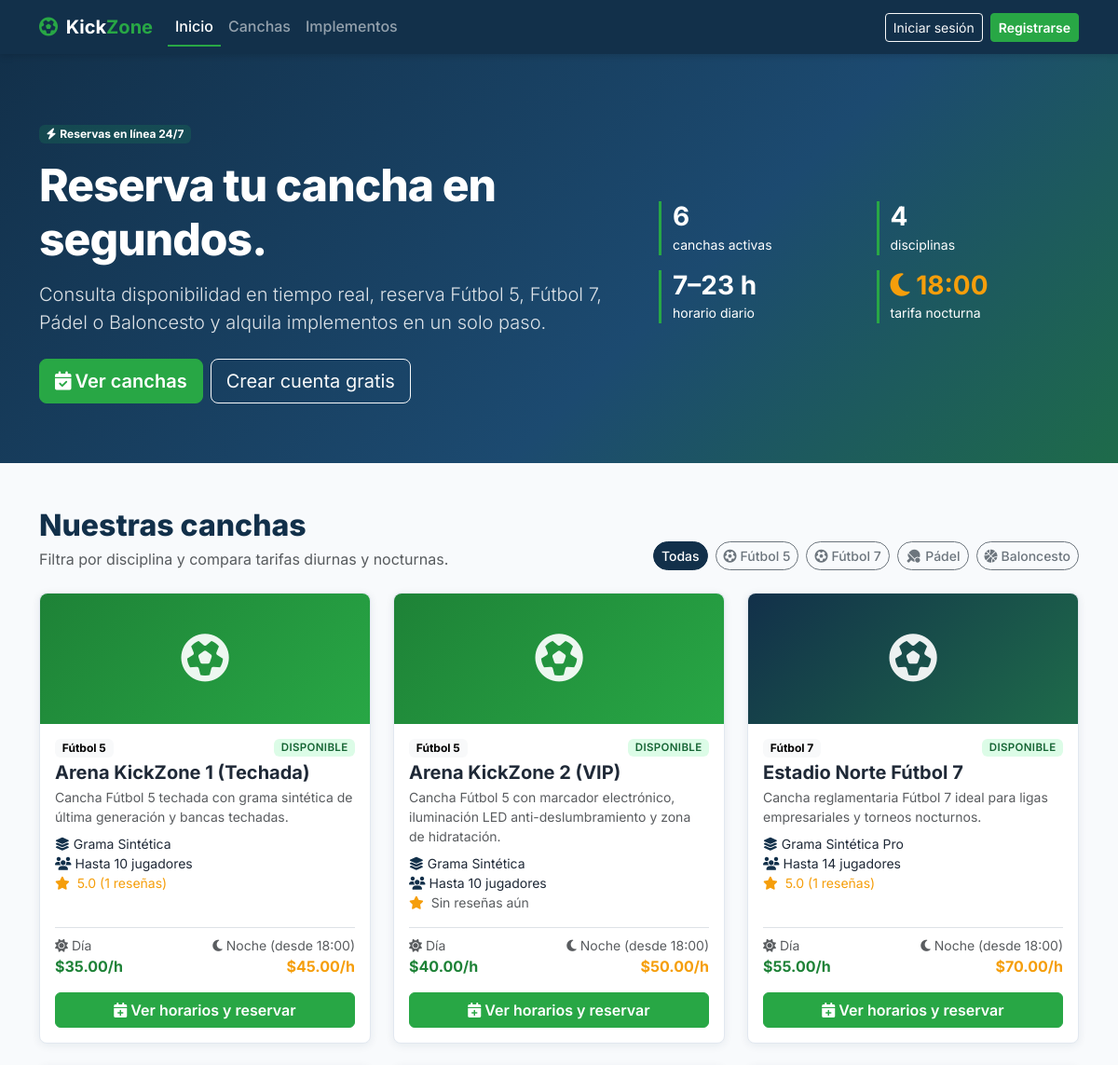
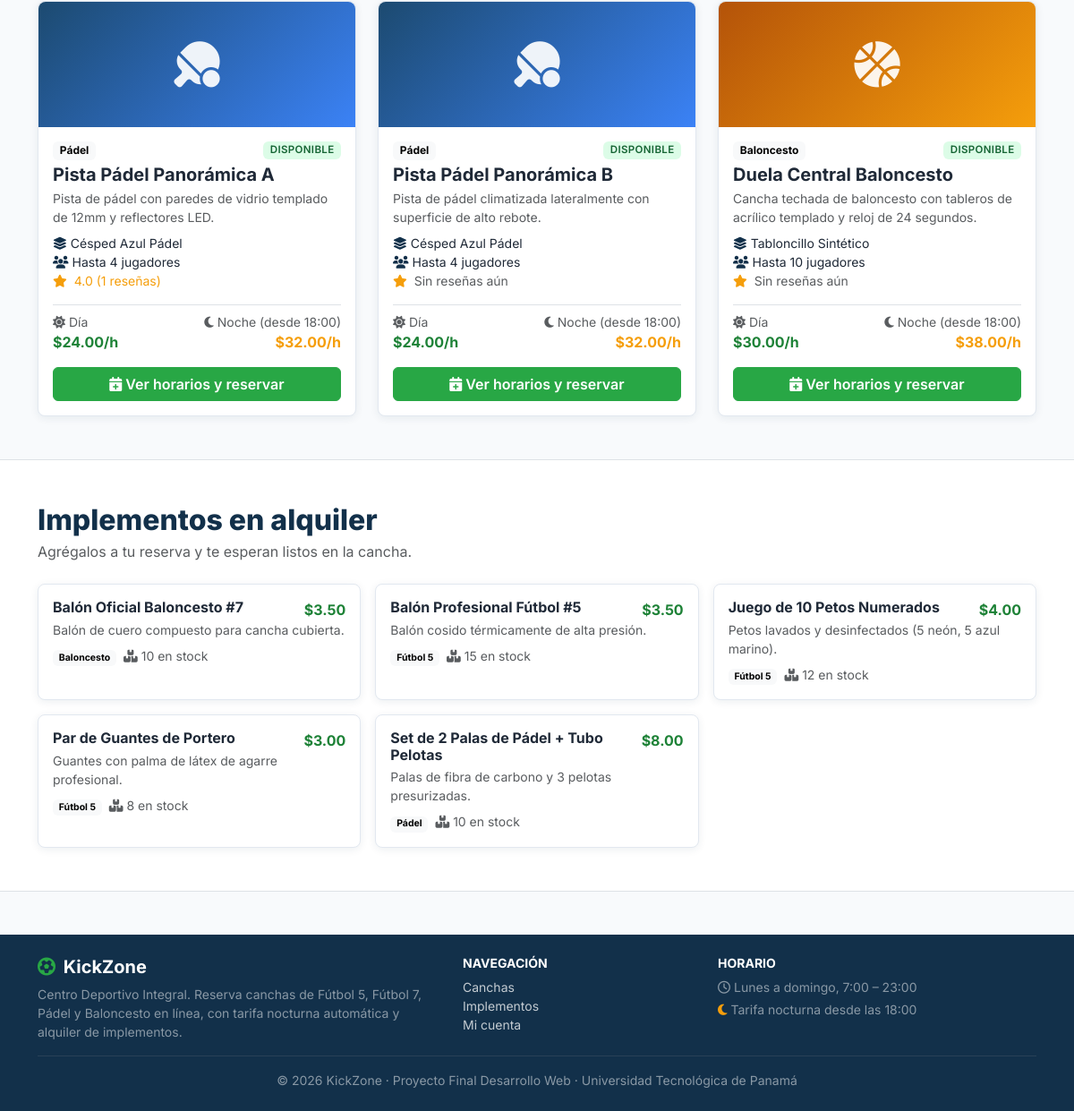
The page / on the database its author committed (2 pictures, top to bottom).
### tables this page shows
CREATE TABLE deportes (
    id_deporte INT AUTO_INCREMENT PRIMARY KEY,
    nombre VARCHAR(60) NOT NULL UNIQUE,
    descripcion VARCHAR(200) NOT NULL,
    icono VARCHAR(50) DEFAULT 'fa-futbol'
);

CREATE TABLE canchas (
    id_cancha INT AUTO_INCREMENT PRIMARY KEY,
    id_deporte INT NOT NULL,
    nombre VARCHAR(100) NOT NULL,
    descripcion TEXT NOT NULL,
    superficie VARCHAR(60) NOT NULL,
    capacidad_jugadores INT NOT NULL,
    tarifa_diurna DECIMAL(8,2) NOT NULL,
    tarifa_nocturna DECIMAL(8,2) NOT NULL,
    hora_inicio_nocturna TIME NOT NULL DEFAULT '18:00:00',
    imagen_url VARCHAR(255) DEFAULT 'assets/img/cancha_default.jpg',
    estado ENUM('DISPONIBLE', 'MANTENIMIENTO', 'INACTIVA') NOT NULL DEFAULT 'DISPONIBLE',
    fecha_creacion TIMESTAMP DEFAULT CURRENT_TIMESTAMP,
    CONSTRAINT fk_cancha_deporte FOREIGN KEY (id_deporte) REFERENCES deportes(id_deporte) ON UPDATE CASCADE,
    INDEX idx_cancha_deporte (id_deporte),
    INDEX idx_cancha_estado (estado),
    INDEX idx_cancha_nombre (nombre)
);

CREATE TABLE implementos (
    id_implemento INT AUTO_INCREMENT PRIMARY KEY,
    id_deporte INT NULL,
    nombre VARCHAR(100) NOT NULL,
    descripcion VARCHAR(200) NOT NULL,
    precio_alquiler DECIMAL(8,2) NOT NULL,
    stock_total INT NOT NULL DEFAULT 10,
    estado ENUM('ACTIVO', 'INACTIVO') NOT NULL DEFAULT 'ACTIVO',
    CONSTRAINT chk_implemento_stock CHECK (stock_total >= 0),
    CONSTRAINT fk_implemento_deporte FOREIGN KEY (id_deporte) REFERENCES deportes(id_deporte) ON DELETE SET NULL,
    INDEX idx_implemento_estado (estado),
    INDEX idx_implemento_nombre (nombre)
);

### includes/seguridad.php (called while the page is built, shortened)
<?php
function e(mixed $valor): string
{
    return htmlspecialchars((string) $valor, ENT_QUOTES | ENT_SUBSTITUTE, 'UTF-8');
}
function url(string $ruta = ''): string
{
    return BASE_URL . ltrim($ruta, '/');
}
function esta_autenticado(): bool
{
    return isset($_SESSION['usuario']['id']);
}

### index.php (the view, shortened to what this page needs)
<?php
$pdo = db();
$deportes = $pdo->query('SELECT id_deporte, nombre, icono FROM deportes ORDER BY id_deporte')->fetchAll();
$idsDeportes = array_map('intval', array_column($deportes, 'id_deporte'));
$filtro = filter_var($_GET['deporte'] ?? null, FILTER_VALIDATE_INT);
$filtro = ($filtro !== false && in_array($filtro, $idsDeportes, true)) ? $filtro : null;
$sql = "SELECT c.id_cancha, c.id_deporte, c.nombre, c.descripcion, c.superficie, c.capacidad_jugadores,
               c.tarifa_diurna, c.tarifa_nocturna, c.hora_inicio_nocturna, c.estado,
               d.nombre AS deporte, d.icono,
               ROUND(AVG(re.calificacion), 1) AS promedio, COUNT(re.id_resena) AS total_resenas
          FROM canchas c
          JOIN deportes d ON d.id_deporte = c.id_deporte
          LEFT JOIN resenas re ON re.id_cancha = c.id_cancha
         WHERE c.estado <> 'INACTIVA'";
$parametros = [];
$sql .= ' GROUP BY c.id_cancha ORDER BY c.id_deporte, c.nombre';
$stmt = $pdo->prepare($sql);
$stmt->execute($parametros);
$canchas = $stmt->fetchAll();
$implementos = $pdo->query(
    "SELECT i.nombre, i.descripcion, i.precio_alquiler, i.stock_total, d.nombre AS deporte
       FROM implementos i
       LEFT JOIN deportes d ON d.id_deporte = i.id_deporte
      WHERE i.estado = 'ACTIVO'
      ORDER BY d.nombre, i.nombre"
)->fetchAll();
$totalCanchas = (int) $pdo->query("SELECT COUNT(*) FROM canchas WHERE estado <> 'INACTIVA'")->fetchColumn();
function icono_deporte(int $idDeporte): string
{
    return match ($idDeporte) {
        1, 2    => 'fa-futbol',
        3       => 'fa-table-tennis-paddle-ball',
        4       => 'fa-basketball',
        default => 'fa-medal',
    };
}
require __DIR__ . '/includes/header.php';
?>
<section class="kz-hero">
    <div class="container">
        <div class="row align-items-center g-4">
            <div class="col-lg-7">
                <span class="badge bg-success bg-opacity-25 text-white mb-3">
                    <i class="fa-solid fa-bolt me-1"></i>Reservas en línea 24/7
                </span>
                <h1 class="display-5 mb-3">Reserva tu cancha en segundos.</h1>
                <p class="lead mb-4">
                    Consulta disponibilidad en tiempo real, reserva Fútbol 5, Fútbol 7, Pádel o Baloncesto
                    y alquila implementos en un solo paso.
                </p>
                <div class="d-flex flex-wrap gap-2">
                    <a href="#canchas" class="btn btn-kz-verde btn-lg"><i class="fa-solid fa-calendar-check me-1"></i>Ver canchas</a>
                    <?php if (!esta_autenticado()): ?>
                        <a href="<?= e(url('registro.php')) ?>" class="btn btn-outline-light btn-lg">Crear cuenta gratis</a>
                    <?php endif; ?>
                </div>
            </div>
            <div class="col-lg-5">
                <div class="row g-3">
                    <div class="col-6"><div class="kz-hero-dato"><div class="h3 fw-bold mb-0"><?= $totalCanchas ?></div><small>canchas activas</small></div></div>
                    <div class="col-6"><div class="kz-hero-dato"><div class="h3 fw-bold mb-0"><?= count($deportes) ?></div><small>disciplinas</small></div></div>
                    <div class="col-6"><div class="kz-hero-dato"><div class="h3 fw-bold mb-0">7–23 h</div><small>horario diario</small></div></div>
                    <div class="col-6"><div class="kz-hero-dato"><div class="h3 fw-bold mb-0 text-kz-ambar"><i class="fa-solid fa-moon"></i> 18:00</div><small>tarifa nocturna</small></div></div>
                </div>
            </div>
        </div>
    </div>
</section>
<section id="canchas" class="container py-5">
    <div class="d-flex flex-wrap justify-content-between align-items-end gap-3 mb-4">
        <div>
            <h2 class="kz-titulo-seccion mb-1">Nuestras canchas</h2>
            <p class="text-muted mb-0">Filtra por disciplina y compara tarifas diurnas y nocturnas.</p>
        </div>
        <div class="kz-filtros d-flex flex-wrap gap-2">
            <a href="<?= e(url('index.php#canchas')) ?>" class="btn btn-sm btn-outline-secondary<?= $filtro === null ? ' active' : '' ?>">Todas</a>
            <?php foreach ($deportes as $d): ?>
                <a href="<?= e(url('index.php?deporte=' . (int) $d['id_deporte'] . '#canchas')) ?>"
                   class="btn btn-sm btn-outline-secondary<?= $filtro === (int) $d['id_deporte'] ? ' active' : '' ?>">
                    <i class="fa-solid <?= e(icono_deporte((int) $d['id_deporte'])) ?> me-1"></i><?= e($d['nombre']) ?>
                </a>
            <?php endforeach; ?>
        </div>
    </div>
    <div class="row g-4">
        <?php foreach ($canchas as $c): ?>
            <?php $idDep = (int) $c['id_deporte']; ?>
            <div class="col-sm-6 col-lg-4">
                <article class="kz-card h-100 d-flex flex-column">
                    <div class="kz-card-portada kz-portada-<?= $idDep <= 4 ? $idDep : 0 ?>">
                        <i class="fa-solid <?= e(icono_deporte($idDep)) ?>"></i>
                    </div>
                    <div class="p-3 d-flex flex-column flex-grow-1">
                        <div class="d-flex justify-content-between align-items-start mb-1">
                            <span class="badge text-bg-light"><?= e($c['deporte']) ?></span>
                            <span class="badge kz-estado kz-estado-<?= e($c['estado']) ?>"><?= e($c['estado']) ?></span>
                        </div>
                        <h3 class="h5 fw-bold mb-1"><?= e($c['nombre']) ?></h3>
                        <p class="small text-muted mb-2"><?= e($c['descripcion']) ?></p>
                        <ul class="list-unstyled small mb-3">
                            <li><i class="fa-solid fa-layer-group me-1 text-kz-azul"></i><?= e($c['superficie']) ?></li>
                            <li><i class="fa-solid fa-users me-1 text-kz-azul"></i>Hasta <?= (int) $c['capacidad_jugadores'] ?> jugadores</li>
                            <li class="kz-estrellas">
                                <i class="fa-solid fa-star me-1"></i>
                                <?= $c['promedio'] !== null ? e($c['promedio']) . ' (' . (int) $c['total_resenas'] . ' reseñas)' : '<span class="text-muted">Sin reseñas aún</span>' ?>
                            </li>
                        </ul>
                        <div class="d-flex justify-content-between border-top pt-2 mt-auto">
                            <div>
                                <small class="text-muted d-block"><i class="fa-solid fa-sun me-1"></i>Día</small>
                                <span class="kz-tarifa-dia">$<?= e(number_format((float) $c['tarifa_diurna'], 2)) ?>/h</span>
                            </div>
                            <div class="text-end">
                                <small class="text-muted d-block"><i class="fa-solid fa-moon me-1"></i>Noche (desde <?= e(substr($c['hora_inicio_nocturna'], 0, 5)) ?>)</small>
                                <span class="kz-tarifa-noche">$<?= e(number_format((float) $c['tarifa_nocturna'], 2)) ?>/h</span>
                            </div>
                        </div>
                        <?php if ($c['estado'] === 'DISPONIBLE'): ?>
                            <a href="<?= e(url(esta_autenticado() ? 'cliente/panel.php' : 'login.php')) ?>" class="btn btn-kz-verde w-100 mt-3">
                                <i class="fa-solid fa-calendar-plus me-1"></i>Ver horarios y reservar
                            </a>
                        <?php else: ?>
                            <button type="button" class="btn btn-outline-secondary w-100 mt-3" disabled>
                                <i class="fa-solid fa-screwdriver-wrench me-1"></i>En mantenimiento
                            </button>
                        <?php endif; ?>
                    </div>
                </article>
            </div>
        <?php endforeach; ?>
    </div>
</section>
<section id="implementos" class="bg-white border-top border-bottom py-5">
    <div class="container">
        <h2 class="kz-titulo-seccion mb-1">Implementos en alquiler</h2>
        <p class="text-muted mb-4">Agrégalos a tu reserva y te esperan listos en la cancha.</p>
        <div class="row g-3">
            <?php foreach ($implementos as $i): ?>
                <div class="col-sm-6 col-lg-4">
                    <div class="kz-card p-3 h-100">
                        <div class="d-flex justify-content-between">
                            <h3 class="h6 fw-bold mb-1"><?= e($i['nombre']) ?></h3>
                            <span class="kz-tarifa-dia">$<?= e(number_format((float) $i['precio_alquiler'], 2)) ?></span>
                        </div>
                        <p class="small text-muted mb-2"><?= e($i['descripcion']) ?></p>
                        <div class="small">
                            <span class="badge text-bg-light"><?= e($i['deporte'] ?? 'Multideporte') ?></span>
                            <span class="text-muted ms-1"><i class="fa-solid fa-boxes-stacked me-1"></i><?= (int) $i['stock_total'] ?> en stock</span>
                        </div>
                    </div>
                </div>
            <?php endforeach; ?>
        </div>
    </div>
</section>
<?php require __DIR__ . '/includes/footer.php'; ?>

### assets/css/estilos.css (style rules this page uses)
:root { --kz-azul: #12304A; --kz-azul-claro: #1C4A70; --kz-verde: #28A745; --kz-verde-oscuro: #1E8237; --kz-fondo: #F8FAFC; --kz-ambar: #F59E0B; --kz-texto: #1F2937; --kz-gris: #64748B; --kz-borde: #E2E8F0; --kz-radio: 8px; --kz-sombra: 0 2px 10px rgba(18, 48, 74, .08); --kz-sombra-hover: 0 8px 24px rgba(18, 48, 74, .16); }
body { font-family: 'Inter', 'Segoe UI', system-ui, -apple-system, sans-serif; background-color: var(--kz-fondo); color: var(--kz-texto); }
.text-kz-ambar { color: var(--kz-ambar) !important; }
.text-kz-azul { color: var(--kz-azul) !important; }
.btn-kz-verde { background-color: var(--kz-verde); border-color: var(--kz-verde); color: #fff; font-weight: 600; }
.kz-hero { background: linear-gradient(135deg, var(--kz-azul) 0%, var(--kz-azul-claro) 60%, #1E6B4A 100%); color: #fff; padding: 4.5rem 0 4rem; }
.kz-hero h1 { font-weight: 800; letter-spacing: -.02em; }
.kz-hero .lead { color: rgba(255, 255, 255, .85); }
.kz-hero-dato { border-left: 3px solid var(--kz-verde); padding-left: .75rem; }
.kz-card { border: 1px solid var(--kz-borde); border-radius: var(--kz-radio); box-shadow: var(--kz-sombra); background: #fff; transition: transform .15s ease, box-shadow .15s ease; }
.kz-card-portada { height: 140px; border-radius: var(--kz-radio) var(--kz-radio) 0 0; display: flex; align-items: center; justify-content: center; font-size: 3.2rem; color: rgba(255, 255, 255, .92); }
.kz-portada-1 { background: linear-gradient(135deg, #1E8237, #28A745); }
.kz-portada-2 { background: linear-gradient(135deg, #12304A, #1E6B4A); }
.kz-portada-3 { background: linear-gradient(135deg, #1C4A70, #3B82F6); }
.kz-portada-4 { background: linear-gradient(135deg, #B45309, #F59E0B); }
.kz-tarifa-dia { color: var(--kz-verde-oscuro); font-weight: 700; }
.kz-tarifa-noche { color: var(--kz-ambar); font-weight: 700; }
.kz-estrellas { color: var(--kz-ambar); }
.kz-filtros .btn { border-radius: 999px; font-weight: 500; }
.kz-filtros .btn.active { background-color: var(--kz-azul); border-color: var(--kz-azul); color: #fff; }
.kz-estado { font-size: .72rem; font-weight: 600; letter-spacing: .03em; }
.kz-estado-DISPONIBLE, .kz-estado-ACTIVO, .kz-estado-CONFIRMADA, .kz-estado-VERIFICADO { background-color: #DCFCE7; color: #166534; }
.kz-titulo-seccion { font-weight: 800; color: var(--kz-azul); }

### rows shown on the page
deportes: nombre "Fútbol 5"
deportes: nombre "Fútbol 7"
deportes: nombre "Pádel"
deportes: nombre "Baloncesto"
canchas: id_deporte.nombre "Fútbol 5", estado "DISPONIBLE", nombre "Arena KickZone 1 (Techada)", descripcion "Cancha Fútbol 5 techada con grama sintética de última generación y bancas techadas.", superficie "Grama Sintética", capacidad_jugadores "10", promedio "5.0", total_resenas "1", tarifa_diurna "35.00", hora_inicio_nocturna "18:00", tarifa_nocturna "45.00"
canchas: id_deporte.nombre "Fútbol 5", estado "DISPONIBLE", nombre "Arena KickZone 2 (VIP)", descripcion "Cancha Fútbol 5 con marcador electrónico, iluminación LED anti-deslumbramiento y zona de hidratación.", superficie "Grama Sintética", capacidad_jugadores "10", shows "Sin reseñas aún", tarifa_diurna "40.00", hora_inicio_nocturna "18:00", tarifa_nocturna "50.00"
canchas: id_deporte.nombre "Fútbol 7", estado "DISPONIBLE", nombre "Estadio Norte Fútbol 7", descripcion "Cancha reglamentaria Fútbol 7 ideal para ligas empresariales y torneos nocturnos.", superficie "Grama Sintética Pro", capacidad_jugadores "14", promedio "5.0", total_resenas "1", tarifa_diurna "55.00", hora_inicio_nocturna "18:00", tarifa_nocturna "70.00"
canchas: id_deporte.nombre "Pádel", estado "DISPONIBLE", nombre "Pista Pádel Panorámica A", descripcion "Pista de pádel con paredes de vidrio templado de 12mm y reflectores LED.", superficie "Césped Azul Pádel", capacidad_jugadores "4", promedio "4.0", total_resenas "1", tarifa_diurna "24.00", hora_inicio_nocturna "18:00", tarifa_nocturna "32.00"
canchas: id_deporte.nombre "Pádel", estado "DISPONIBLE", nombre "Pista Pádel Panorámica B", descripcion "Pista de pádel climatizada lateralmente con superficie de alto rebote.", superficie "Césped Azul Pádel", capacidad_jugadores "4", shows "Sin reseñas aún", tarifa_diurna "24.00", hora_inicio_nocturna "18:00", tarifa_nocturna "32.00"
canchas: id_deporte.nombre "Baloncesto", estado "DISPONIBLE", nombre "Duela Central Baloncesto", descripcion "Cancha techada de baloncesto con tableros de acrílico templado y reloj de 24 segundos.", superficie "Tabloncillo Sintético", capacidad_jugadores "10", shows "Sin reseñas aún", tarifa_diurna "30.00", hora_inicio_nocturna "18:00", tarifa_nocturna "38.00"
implementos: nombre "Balón Oficial Baloncesto #7", precio_alquiler "3.50", descripcion "Balón de cuero compuesto para cancha cubierta.", id_deporte.nombre "Baloncesto", stock_total "10"
implementos: nombre "Balón Profesional Fútbol #5", precio_alquiler "3.50", descripcion "Balón cosido térmicamente de alta presión.", id_deporte.nombre "Fútbol 5", stock_total "15"
implementos: nombre "Juego de 10 Petos Numerados", precio_alquiler "4.00", descripcion "Petos lavados y desinfectados (5 neón, 5 azul marino).", id_deporte.nombre "Fútbol 5", stock_total "12"
implementos: nombre "Par de Guantes de Portero", precio_alquiler "3.00", descripcion "Guantes con palma de látex de agarre profesional.", id_deporte.nombre "Fútbol 5", stock_total "8"
implementos: nombre "Set de 2 Palas de Pádel + Tubo Pelotas", precio_alquiler "8.00", descripcion "Palas de fibra de carbono y 3 pelotas presurizadas.", id_deporte.nombre "Pádel", stock_total "10"

### other values the page prints
$totalCanchas "6"
count($deportes) "4"
